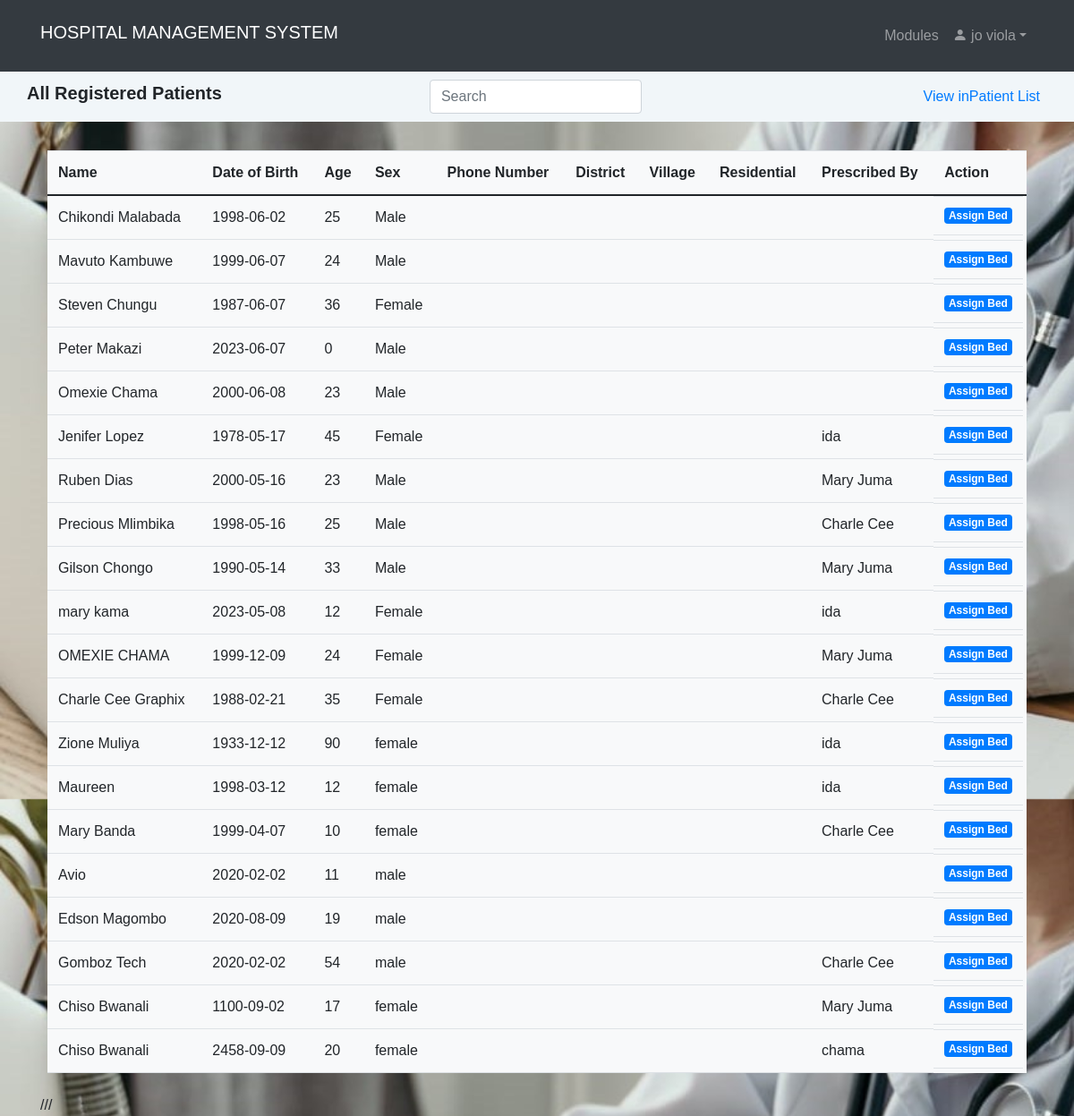
/admit_patient_list.php (signed in), run on the app's committed database.
### tables this page shows
CREATE TABLE `patient` (
  `id` int(11) NOT NULL,
  `name` varchar(100) NOT NULL,
  `date` date NOT NULL,
  `gender` varchar(10) NOT NULL,
  `age` int(2) NOT NULL,
  `address` text NOT NULL,
  `next_of_kin` varchar(100) NOT NULL,
  `religion` varchar(100) NOT NULL,
  `occupation` varchar(100) NOT NULL,
  `others` text DEFAULT NULL,
  `symptoms` text DEFAULT NULL,
  `treatment_plan` text DEFAULT NULL,
  `measurement` text DEFAULT NULL,
  `examination` text DEFAULT NULL,
  `disease` text DEFAULT NULL,
  `bio_history` text DEFAULT NULL,
  `drug` text NOT NULL,
  `dosage` text NOT NULL,
  `drug_given_by` text NOT NULL,
  `discharge_status` text DEFAULT NULL,
  `drug_status` text NOT NULL,
  `prescribed_by` text DEFAULT NULL,
  `prescribed_on` text DEFAULT NULL,
  `total_bills` int(15) DEFAULT NULL,
  `status` text NOT NULL DEFAULT 'not paid',
  `tests` text DEFAULT NULL,
  `ward_bed` text DEFAULT NULL,
  `discharge_date` date DEFAULT NULL,
  `lab_results` text DEFAULT NULL,
  `lab_price` int(30) DEFAULT NULL,
  `rad_price` int(30) DEFAULT NULL
);

### admit_patient_list.php (the view, shortened to what this page needs)
<?php
if (isset($_SESSION['id']) && isset($_SESSION['uname'])){
  include "unavbar.php";
        ?>
<!DOCTYPE html>
<html>
<head>
	<link rel="stylesheet" href="https://maxcdn.bootstrapcdn.com/bootstrap/4.5.2/css/bootstrap.min.css">
	<link rel="stylesheet" href="home.css"/>
</head>
<body>
   <nav class="navbar navbar-expand py-1"style="background-color:#F1F6F9;" >
            <div class="container">
			<h3 class="navbar-brand"><b>All Registered Patients</b> </h3>
                <div class="collapse navbar-collapse" id="navmenu">
                    <ul class="navbar-nav ms-auto">
                        <li class="nav-item dropdown">
                        <input class="form-control me-1" id="myInput" style="width:100%; max-width:20rem" type="text" placeholder="Search" aria-label="Search">
                        </li>
                    </ul>
                </div>
				<div class="collapse navbar-collapse" id="navmenu">
            <ul class="navbar-nav ms-auto">
            <li class="nav-item dropdown">
                  <a href="inpatient.php" class="nav-link p-2">View inPatient List</a>
               </li>
            </ul>
         </div>
		 </div>
        </nav>
		  <div class="container mt-4">
            <div class="tab-content">
         <div class="tab-pane fade show active">
			<div class="p-2">
		<div class="row">
		<div class="col-md-12">
		<table class="table table-hover bg-light" style="overflow:auto">
                 <thead class="table table-hover">
				<tr>
					<th>Name</th>
					<th>Date of Birth</th>
					<th>Age</th>
					<th>Sex</th>
					<th>Phone Number</th>
					<th>District</th>
					<th>Village</th>
					<th>Residential</th>
					<th>Prescribed By</th>
					<th>Action</th>
					</tr>
			</thead>
			<tbody  id = "myTable">
				<?php
				$conn = new mysqli("localhost", "root", "", "hms");
                $query = "SELECT * FROM patient ORDER BY id DESC";
                $stmt = $conn->prepare($query);
                $stmt->execute();
                $result = $stmt->get_result();
				if ($result->num_rows > 0) {
					while ($row = $result->fetch_assoc()) { ?>
						 <tr>
							<td><?php echo $row["name"]; ?></td>
							<td><?php echo $row["date"]; ?></td>
							<td><?php echo $row["age"]; ?></td>
							<td><?php echo $row["gender"]; ?></td>
							<td><?php echo $row["phoneNumber"]; ?></td>
							<td><?php echo $row["district"]; ?></td>
							<td><?php echo $row["village"]; ?></td>
							<td><?php echo $row["residential"]; ?></td>
							<td><?php echo $row["prescribed_by"]; ?></td>
							<td class='btn-group btn-group-justified'>
									<a href='inpatient_form.php?view=<?php echo $row["id"]; ?>' class='badge bg-primary'>Assign Bed</a>
							</td>
						</tr>
                      <?php
					}
				} else {
					echo "<tr><td colspan='12' class='text-center'>No patients found</td></tr>";
				}
				?>
			</tbody>
		</table>
	</div>
	</div>
</div>
         </div>
   ///
</body>
</html>
<?php
    }else {
        header("Location: home.php");
        exit();
    }
?>

### style.css (style rules this page uses)
body { margin: 0; padding: 0; background-size: 100%; font-family: sans-serif; }

### home.css (style rules this page uses)
body { margin: 0; padding: 0; background: url(img/homepic.jpeg); background-size: 100%; font-family: sans-serif; box-sizing: border-box; }

### data on the page
patient: name "Chikondi Malabada", date "1998-06-02", age "25", gender "Male"
patient: name "Mavuto Kambuwe", date "1999-06-07", age "24", gender "Male"
patient: name "Steven Chungu", date "1987-06-07", age "36", gender "Female"
patient: name "Peter Makazi", date "2023-06-07", age "0", gender "Male"
patient: name "Omexie Chama", date "2000-06-08", age "23", gender "Male"
patient: name "Jenifer Lopez", date "1978-05-17", age "45", gender "Female", prescribed_by "ida"
patient: name "Ruben Dias", date "2000-05-16", age "23", gender "Male", prescribed_by "Mary Juma"
patient: name "Precious Mlimbika", date "1998-05-16", age "25", gender "Male", prescribed_by "Charle Cee"
patient: name "Gilson Chongo", date "1990-05-14", age "33", gender "Male", prescribed_by "Mary Juma"
patient: name "mary kama", date "2023-05-08", age "12", gender "Female", prescribed_by "ida"
patient: name "OMEXIE CHAMA", date "1999-12-09", age "24", gender "Female", prescribed_by "Mary Juma"
patient: name "Charle Cee Graphix", date "1988-02-21", age "35", gender "Female", prescribed_by "Charle Cee"
patient: name "Zione Muliya", date "1933-12-12", age "90", gender "female", prescribed_by "ida"
patient: name "Maureen", date "1998-03-12", age "12", gender "female", prescribed_by "ida"
patient: name "Mary Banda", date "1999-04-07", age "10", gender "female", prescribed_by "Charle Cee"
patient: name "Avio", date "2020-02-02", age "11", gender "male"
patient: name "Edson Magombo", date "2020-08-09", age "19", gender "male"
patient: name "Gomboz Tech", date "2020-02-02", age "54", gender "male", prescribed_by "Charle Cee"
patient: name "Chiso Bwanali", date "1100-09-02", age "17", gender "female", prescribed_by "Mary Juma"
patient: name "Chiso Bwanali", date "2458-09-09", age "20", gender "female", prescribed_by "chama"

### other printed values
$_SESSION['uname'] "jo viola"
